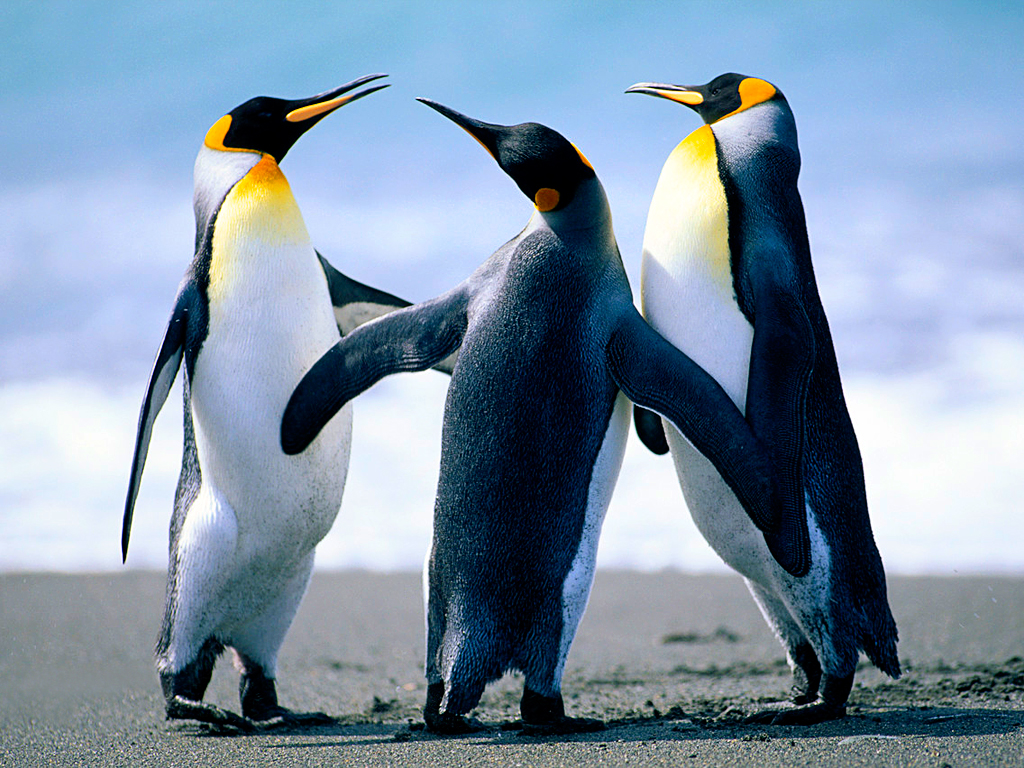
#> input picture Никишев ПЗ3/2.jpg, 1024 x 768 px
$ jupyter execute 'Пз3 — копия (2).ipynb'
#> lines starting #> are read from the running program, lines starting #| are printed output that depends on the picture
[cell 1]
#Никишев И.О. 224-321

[cell 2]
image = '2.jpg'
import cv2, matplotlib.pyplot as plt, numpy as np, math
bgr = cv2.imread(image)
#> bgr is the input picture: shape (768, 1024, 3); mean B, G, R 168.1, 148, 127.8
rgb = cv2.cvtColor(bgr, cv2.COLOR_BGR2RGB)
def a(a):
    plt.axis('off')
    plt.imshow(a, cmap='gray', vmin=0, vmax=255)
a(rgb)

[cell 3]
lab = cv2.cvtColor(bgr, cv2.COLOR_BGR2LAB)
#> lab: shape (768, 1024, 3); mean of channels 0, 1, 2 150.9, 126.6, 115.4
bw = lab[:,:,0]
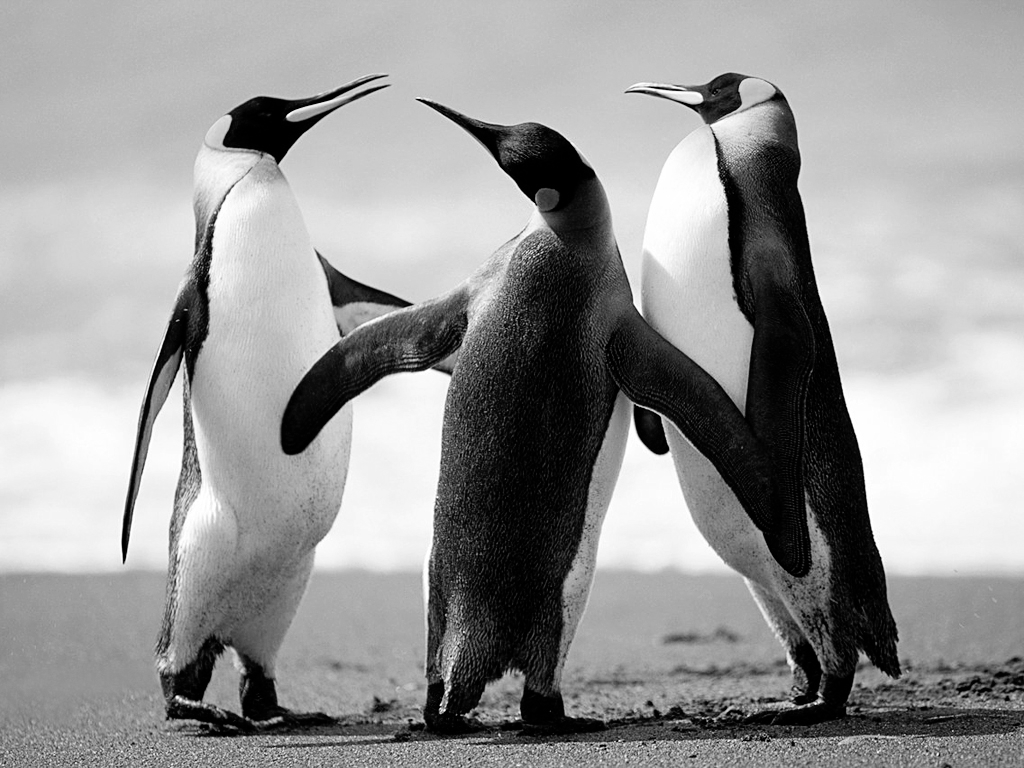
#> bw: shape (768, 1024); min 0, max 255, mean 150.9
a(bw)

[cell 4]
nk = bw.size
#> nk = 786432
bwf = bw.flatten()
plt.hist(bwf, bins = len(np.unique(bwf)), density=True, stacked=True, color='black')
None
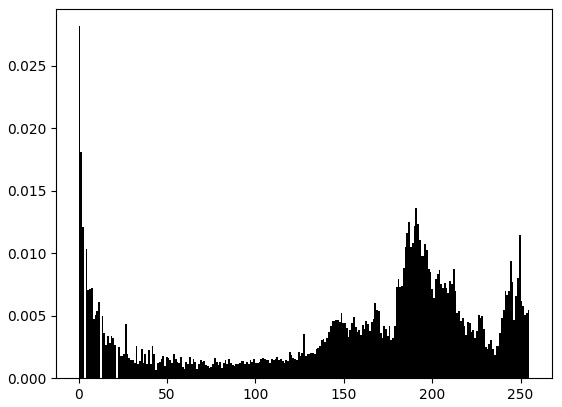
#> figure drawn by matplotlib, 1 panel; tallest bar 0.0281 high, from x = 0 to 1.01

[cell 5]
norm = np.clip(bw*2.1-280, 0, 255)
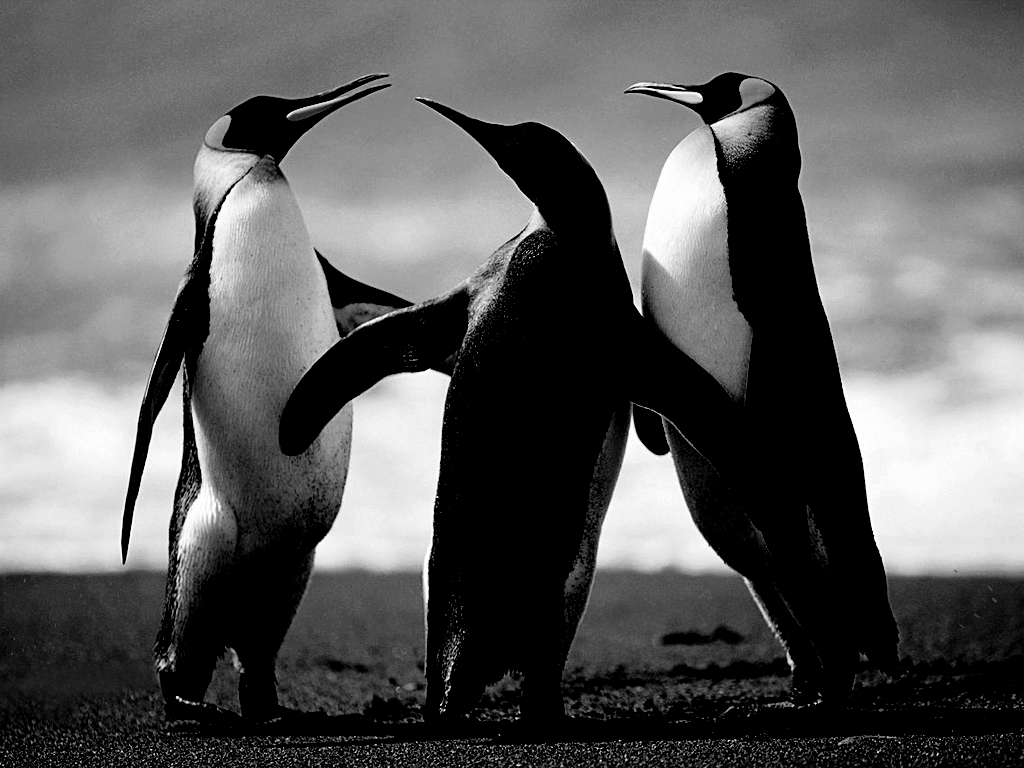
#> norm: shape (768, 1024) float64; min 0, max 255, mean 93.3
a(norm)

[cell 6]
bwf = norm.flatten()
plt.hist(bwf, bins = len(np.unique(bwf)), density=True, stacked=True, color='black')
None
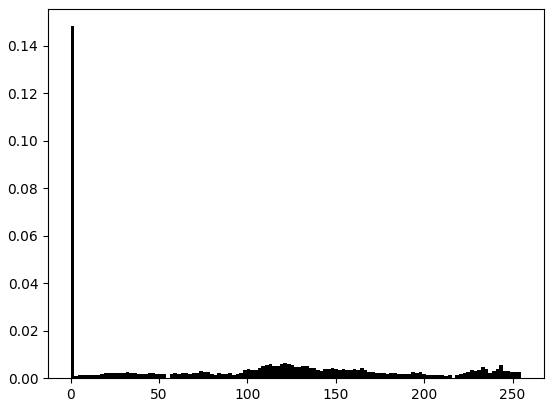
#> figure drawn by matplotlib, 1 panel; tallest bar 0.148 high, from x = 0 to 2.07

[cell 7]
import numpy as np
bwf = bw.flatten()
hist = np.cumsum(np.bincount(bwf)/nk)
#> hist = 256 values from 0.0118 to 1
def equalize1(i, hist = hist): return 255*hist[i]
equalize = np.vectorize(equalize1, excluded=[1])
eq = equalize(bw, hist).astype(np.uint8)
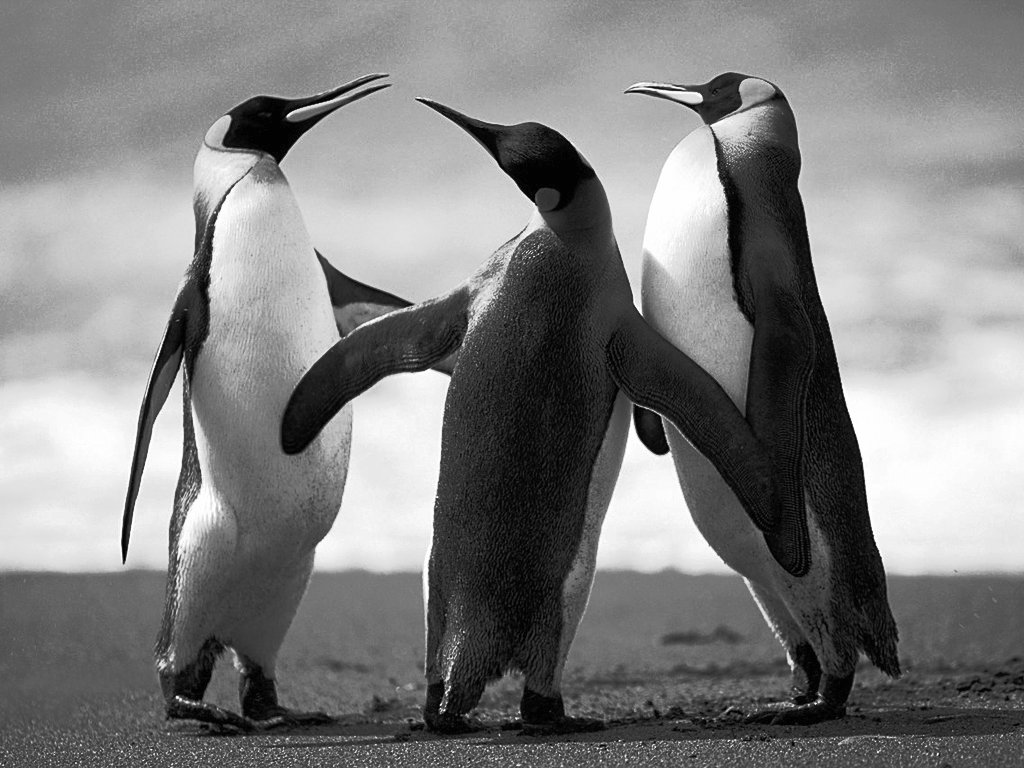
#> eq: shape (768, 1024); min 2, max 254, mean 127.8
a(eq)

[cell 8]
bwf = eq.flatten()
plt.hist(bwf, bins = len(np.unique(bwf)), density=True, stacked=True, color='black')
None
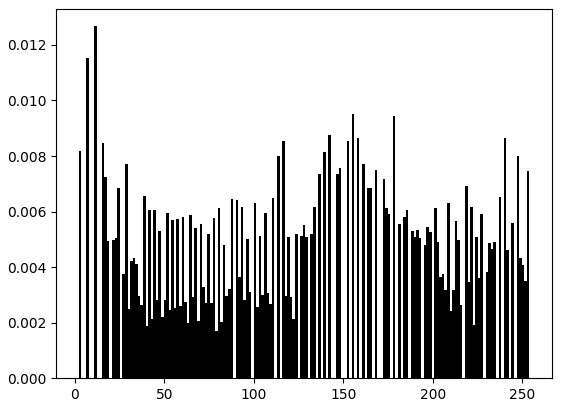
#> figure drawn by matplotlib, 1 panel; tallest bar 0.0127 high, from x = 10.64 to 12.08

[cell 9]
func = [[i]*(128 - abs(128-i)) for i in range(256)]
import itertools
func = list(itertools.chain(*func))
func = np.array([func, func])
bwf = func.flatten()
plt.hist(bwf, bins = len(np.unique(bwf)), density=True, stacked=True, color='black')
None
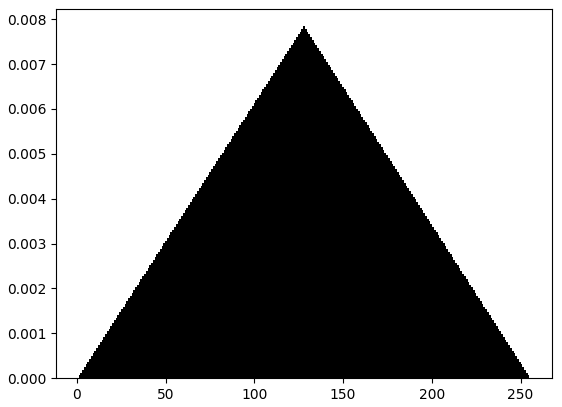
#> figure drawn by matplotlib, 1 panel; tallest bar 0.00784 high, from x = 127.5 to 128.5

[cell 10]
from skimage.exposure import match_histograms
m = match_histograms(bw, func, channel_axis=None)
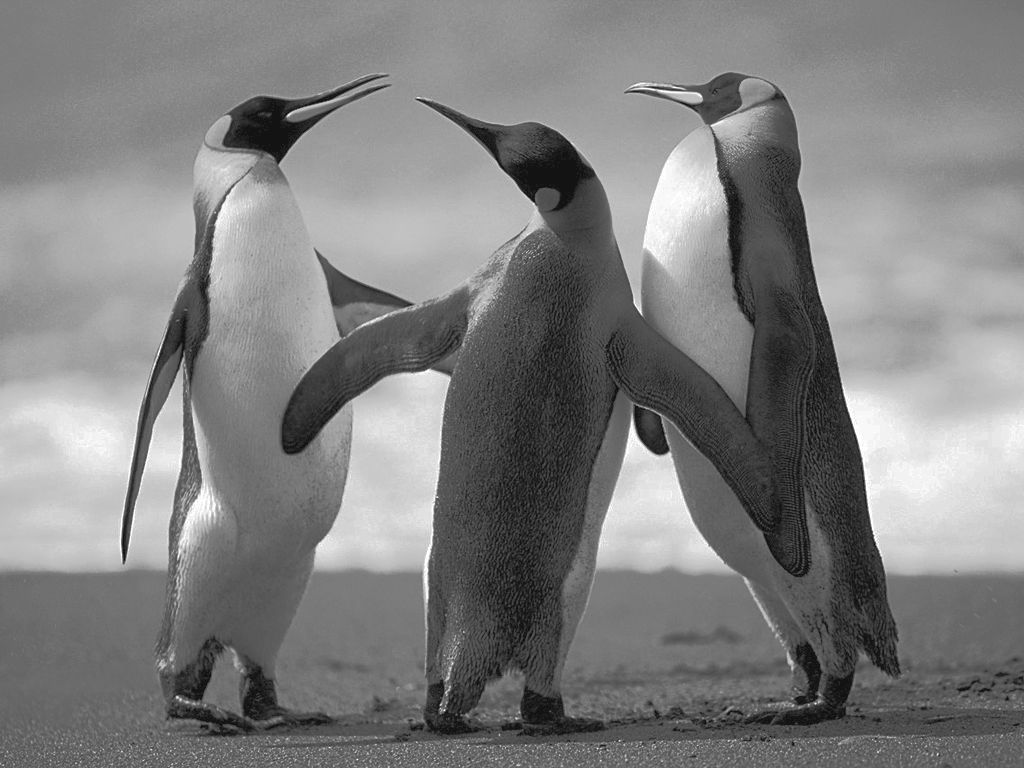
#> m: shape (768, 1024) float64; min 19.13, max 255, mean 128.4
print(m)
#> (printed output is left out)
a(m)

[cell 11]
bwf = m.flatten()
plt.hist(bwf, bins = len(np.unique(bwf)), density=True, stacked=True, color='black')
None
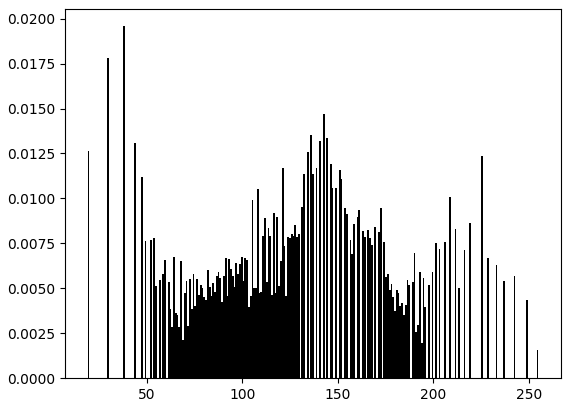
#> figure drawn by matplotlib, 1 panel; tallest bar 0.0196 high, from x = 37.78 to 38.71
